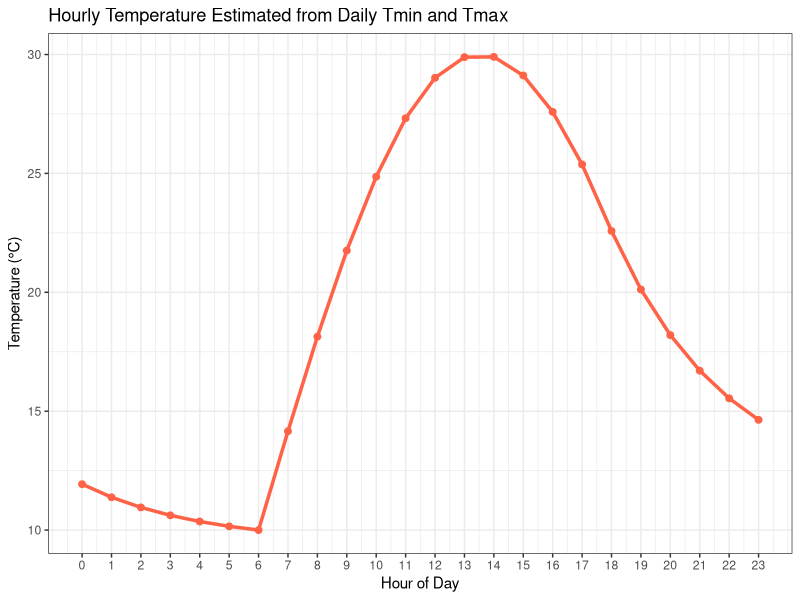

This figure's R source:
## ---- chunk 1
library(ggplot2)

# Constants and inputs
Tmin <- 10
Tmax <- 30
TmaxB <- 28
TminA <- 12
d <- 12
P <- 1.5
Tc <- 4.0
sunrise <- 6
sunset <- 18

# Compute Tsset from yesterday and tomorrow
pi_frac <- pi * d / (d + 2 * P)
TssetB <- Tmin + (TmaxB - Tmin) * sin(pi_frac)
TssetA <- TminA + (Tmax - TminA) * sin(pi_frac)

# Generate hourly temperatures
hours <- 0:23
temps <- numeric(length(hours))
n <- 24 - d

for (i in seq_along(hours)) {
    h <- hours[i]

    if (h < sunrise) {
        # Period A
        temps[i] <- (Tmin - TssetB * exp(-n / Tc) +
            (TssetB - Tmin) * exp(-(h + 24 - sunset) / Tc)) /
            (1 - exp(-n / Tc))
    } else if (h < 12 + P) {
        # Period B
        temps[i] <- Tmin + (Tmax - Tmin) * sin(pi * (h - sunrise) / (d + 2 * P))
    } else if (h < sunset) {
        # Period C
        temps[i] <- TminA + (Tmax - TminA) * sin(pi * (h - sunrise) / (d + 2 * P))
    } else {
        # Period D
        temps[i] <- (TminA - TssetA * exp(-n / Tc) +
            (TssetA - TminA) * exp(-(h - sunset) / Tc)) /
            (1 - exp(-n / Tc))
    }
}

# Plot
df <- data.frame(Hour = hours, Temperature = temps)

ggplot(df, aes(x = Hour, y = Temperature)) +
    geom_line(color = "tomato", size = 1.2) +
    geom_point(size = 2, color = "tomato") +
    labs(
        title = "Hourly Temperature Estimated from Daily Tmin and Tmax",
        x = "Hour of Day",
        y = "Temperature (°C)"
    ) +
    scale_x_continuous(breaks = 0:23) +
    theme_bw()


